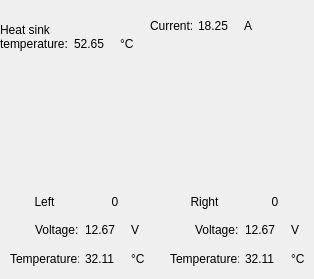
              <widget class="QWidget" name="page_3">
               <widget class="QLabel" name="label_46">
                <property name="geometry">
                 <rect>
                  <x>30</x>
                  <y>50</y>
                  <width>261</width>
                  <height>141</height>
                 </rect>
                </property>
                <property name="text">
                 <string/>
                </property>
                <property name="pixmap">
                 <pixmap resource="MainWin.qrc">:/schems/media/schems/double_battery.png</pixmap>
                </property>
                <property name="scaledContents">
                 <bool>true</bool>
                </property>
               </widget>
               <widget class="QWidget" name="horizontalLayoutWidget">
                <property name="geometry">
                 <rect>
                  <x>0</x>
                  <y>0</y>
                  <width>141</width>
                  <height>51</height>
                 </rect>
                </property>
                <layout class="QHBoxLayout" name="horizontalLayout_5">
                 <item alignment="Qt::AlignRight|Qt::AlignBottom">
                  <widget class="QLabel" name="label_47">
                   <property name="sizePolicy">
                    <sizepolicy hsizetype="Maximum" vsizetype="Preferred">
                     <horstretch>0</horstretch>
                     <verstretch>0</verstretch>
                    </sizepolicy>
                   </property>
                   <property name="text">
                    <string>Heat sink
temperature:</string>
                   </property>
                  </widget>
                 </item>
                 <item alignment="Qt::AlignBottom">
                  <widget class="QLabel" name="parMeasure2BLblHeatSinkTemp">
                   <property name="sizePolicy">
                    <sizepolicy hsizetype="Maximum" vsizetype="Preferred">
                     <horstretch>0</horstretch>
                     <verstretch>0</verstretch>
                    </sizepolicy>
                   </property>
                   <property name="minimumSize">
                    <size>
                     <width>40</width>
                     <height>0</height>
                    </size>
                   </property>
                   <property name="text">
                    <string>52.65</string>
                   </property>
                   <property name="alignment">
                    <set>Qt::AlignLeading|Qt::AlignLeft|Qt::AlignVCenter</set>
                   </property>
                  </widget>
                 </item>
                 <item alignment="Qt::AlignBottom">
                  <widget class="QLabel" name="label_49">
                   <property name="sizePolicy">
                    <sizepolicy hsizetype="Preferred" vsizetype="Preferred">
                     <horstretch>0</horstretch>
                     <verstretch>0</verstretch>
                    </sizepolicy>
                   </property>
                   <property name="text">
                    <string>°C</string>
                   </property>
                   <property name="alignment">
                    <set>Qt::AlignLeading|Qt::AlignLeft|Qt::AlignVCenter</set>
                   </property>
                  </widget>
                 </item>
                </layout>
               </widget>
               <widget class="QWidget" name="horizontalLayoutWidget_2">
                <property name="geometry">
                 <rect>
                  <x>150</x>
                  <y>10</y>
                  <width>102</width>
                  <height>31</height>
                 </rect>
                </property>
                <layout class="QHBoxLayout" name="horizontalLayout_6">
                 <item alignment="Qt::AlignRight">
                  <widget class="QLabel" name="label_50">
                   <property name="text">
                    <string>Current:</string>
                   </property>
                  </widget>
                 </item>
                 <item>
                  <widget class="QLabel" name="parMeasure2BLblCurr">
                   <property name="sizePolicy">
                    <sizepolicy hsizetype="Maximum" vsizetype="Preferred">
                     <horstretch>0</horstretch>
                     <verstretch>0</verstretch>
                    </sizepolicy>
                   </property>
                   <property name="minimumSize">
                    <size>
                     <width>40</width>
                     <height>0</height>
                    </size>
                   </property>
                   <property name="text">
                    <string>18.25</string>
                   </property>
                   <property name="alignment">
                    <set>Qt::AlignLeading|Qt::AlignLeft|Qt::AlignVCenter</set>
                   </property>
                  </widget>
                 </item>
                 <item>
                  <widget class="QLabel" name="label_52">
                   <property name="sizePolicy">
                    <sizepolicy hsizetype="Preferred" vsizetype="Preferred">
                     <horstretch>0</horstretch>
                     <verstretch>0</verstretch>
                    </sizepolicy>
                   </property>
                   <property name="text">
                    <string>A</string>
                   </property>
                  </widget>
                 </item>
                </layout>
               </widget>
               <widget class="QWidget" name="gridLayoutWidget_2">
                <property name="geometry">
                 <rect>
                  <x>10</x>
                  <y>190</y>
                  <width>135</width>
                  <height>80</height>
                 </rect>
                </property>
                <layout class="QGridLayout" name="gridLayout_9">
                 <item row="1" column="0" alignment="Qt::AlignRight">
                  <widget class="QLabel" name="label_54">
                   <property name="sizePolicy">
                    <sizepolicy hsizetype="Maximum" vsizetype="Preferred">
                     <horstretch>0</horstretch>
                     <verstretch>0</verstretch>
                    </sizepolicy>
                   </property>
                   <property name="text">
                    <string>Voltage:</string>
                   </property>
                  </widget>
                 </item>
                 <item row="1" column="2">
                  <widget class="QLabel" name="label_56">
                   <property name="sizePolicy">
                    <sizepolicy hsizetype="Preferred" vsizetype="Preferred">
                     <horstretch>0</horstretch>
                     <verstretch>0</verstretch>
                    </sizepolicy>
                   </property>
                   <property name="text">
                    <string>V</string>
                   </property>
                  </widget>
                 </item>
                 <item row="1" column="1">
                  <widget class="QLabel" name="parMeasure2BLblLeftVolt">
                   <property name="sizePolicy">
                    <sizepolicy hsizetype="Maximum" vsizetype="Preferred">
                     <horstretch>0</horstretch>
                     <verstretch>0</verstretch>
                    </sizepolicy>
                   </property>
                   <property name="minimumSize">
                    <size>
                     <width>40</width>
                     <height>0</height>
                    </size>
                   </property>
                   <property name="text">
                    <string>12.67</string>
                   </property>
                  </widget>
                 </item>
                 <item row="2" column="0" alignment="Qt::AlignRight">
                  <widget class="QLabel" name="label_57">
                   <property name="sizePolicy">
                    <sizepolicy hsizetype="Maximum" vsizetype="Preferred">
                     <horstretch>0</horstretch>
                     <verstretch>0</verstretch>
                    </sizepolicy>
                   </property>
                   <property name="text">
                    <string>Temperature:</string>
                   </property>
                  </widget>
                 </item>
                 <item row="2" column="1">
                  <widget class="QLabel" name="parMeasure2BLblLeftTemp">
                   <property name="sizePolicy">
                    <sizepolicy hsizetype="Maximum" vsizetype="Preferred">
                     <horstretch>0</horstretch>
                     <verstretch>0</verstretch>
                    </sizepolicy>
                   </property>
                   <property name="minimumSize">
                    <size>
                     <width>40</width>
                     <height>0</height>
                    </size>
                   </property>
                   <property name="text">
                    <string>32.11</string>
                   </property>
                  </widget>
                 </item>
                 <item row="2" column="2">
                  <widget class="QLabel" name="label_59">
                   <property name="text">
                    <string>°C</string>
                   </property>
                  </widget>
                 </item>
                 <item row="0" column="0">
                  <widget class="QLabel" name="label_53">
                   <property name="text">
                    <string>Left</string>
                   </property>
                   <property name="alignment">
                    <set>Qt::AlignCenter</set>
                   </property>
                  </widget>
                 </item>
                 <item row="0" column="1" colspan="2">
                  <widget class="QLabel" name="parMeasure2BLblLeftId">
                   <property name="text">
                    <string>0</string>
                   </property>
                   <property name="alignment">
                    <set>Qt::AlignCenter</set>
                   </property>
                  </widget>
                 </item>
                </layout>
               </widget>
               <widget class="QWidget" name="gridLayoutWidget_3">
                <property name="geometry">
                 <rect>
                  <x>170</x>
                  <y>190</y>
                  <width>135</width>
                  <height>80</height>
                 </rect>
                </property>
                <layout class="QGridLayout" name="gridLayout_10">
                 <item row="1" column="0" alignment="Qt::AlignRight">
                  <widget class="QLabel" name="label_60">
                   <property name="sizePolicy">
                    <sizepolicy hsizetype="Maximum" vsizetype="Preferred">
                     <horstretch>0</horstretch>
                     <verstretch>0</verstretch>
                    </sizepolicy>
                   </property>
                   <property name="text">
                    <string>Voltage:</string>
                   </property>
                  </widget>
                 </item>
                 <item row="1" column="2">
                  <widget class="QLabel" name="label_62">
                   <property name="sizePolicy">
                    <sizepolicy hsizetype="Preferred" vsizetype="Preferred">
                     <horstretch>0</horstretch>
                     <verstretch>0</verstretch>
                    </sizepolicy>
                   </property>
                   <property name="text">
                    <string>V</string>
                   </property>
                  </widget>
                 </item>
                 <item row="1" column="1">
                  <widget class="QLabel" name="parMeasure2BLblRightVolt">
                   <property name="sizePolicy">
                    <sizepolicy hsizetype="Maximum" vsizetype="Preferred">
                     <horstretch>0</horstretch>
                     <verstretch>0</verstretch>
                    </sizepolicy>
                   </property>
                   <property name="minimumSize">
                    <size>
                     <width>40</width>
                     <height>0</height>
                    </size>
                   </property>
                   <property name="text">
                    <string>12.67</string>
                   </property>
                  </widget>
                 </item>
                 <item row="2" column="0" alignment="Qt::AlignRight">
                  <widget class="QLabel" name="label_64">
                   <property name="sizePolicy">
                    <sizepolicy hsizetype="Maximum" vsizetype="Preferred">
                     <horstretch>0</horstretch>
                     <verstretch>0</verstretch>
                    </sizepolicy>
                   </property>
                   <property name="text">
                    <string>Temperature:</string>
                   </property>
                  </widget>
                 </item>
                 <item row="2" column="1">
                  <widget class="QLabel" name="parMeasure2BLblRightTemp">
                   <property name="text">
                    <string>32.11</string>
                   </property>
                  </widget>
                 </item>
                 <item row="2" column="2">
                  <widget class="QLabel" name="label_66">
                   <property name="text">
                    <string>°C</string>
                   </property>
                  </widget>
                 </item>
                 <item row="0" column="0">
                  <widget class="QLabel" name="label_61">
                   <property name="text">
                    <string>Right</string>
                   </property>
                   <property name="alignment">
                    <set>Qt::AlignCenter</set>
                   </property>
                  </widget>
                 </item>
                 <item row="0" column="1" colspan="2">
                  <widget class="QLabel" name="parMeasure2BLblRightId">
                   <property name="text">
                    <string>0</string>
                   </property>
                   <property name="alignment">
                    <set>Qt::AlignCenter</set>
                   </property>
                  </widget>
                 </item>
                </layout>
               </widget>
              </widget>
